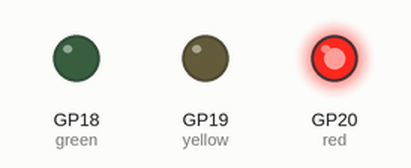
This program was run on a simulated Raspberry Pi Pico running MicroPython. On the bench: output pins drawn as LEDs (lit = HIGH).

Above: at 0.5 s.
At 1.5 s:
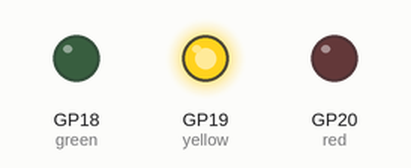
At 5.5 s:
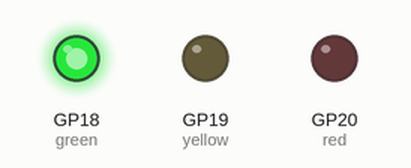
Timing chart, 0 to 6.9 s (numbered marks = the images above):
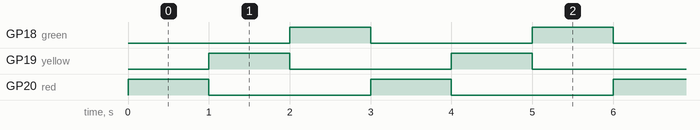

Measured:
- by itself, GP18 (green), GP19 (yellow), GP20 (red): alternates HIGH for 1.0 s and LOW for 2.0 s
- by itself, everything shown: repeats every 3.0 s, in 3 steps

The program:

semaforo.py
```python
from machine import Pin
from time import sleep

red = Pin(20,Pin.OUT)
yellow = Pin(19,Pin.OUT)
green = Pin(18,Pin.OUT)

while True:
    red.value(1)
    green.value(0)
    yellow.value(0)
    sleep(1)
    red.value(0)
    yellow.value(1)
    sleep(1)
    yellow.value(0)
    green.value(1)
    sleep(1)
```
